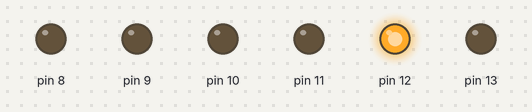
Simulated run of this sketch. Board: Arduino Uno, built with avr-gcc and run on an emulated ATmega328P. On the bench: output pins drawn as LEDs (lit = HIGH).

Above: at 0.3 s.
At 0.7 s:
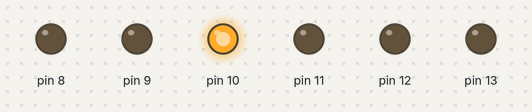
At 1.1 s:
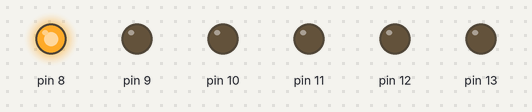
At 1.3 s:
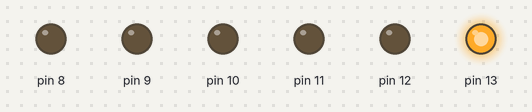
At 2.1 s:
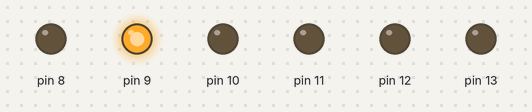
At 2.9 s:
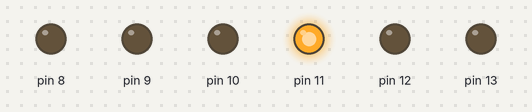
Timing chart, 0 to 3.2 s (numbered marks = the images above):
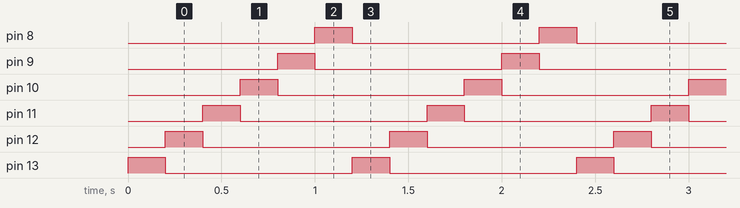

The sketch:

G01_P04_LED_MOVING_RIGHT.ino
```cpp
/*
   Board: Arduino UNO

   Poject Description: One LED ON at a time then
   wait 200ms then next one goes ON when it reach
   the last LED it back again.

   url: https://github.com/sfad/arduino_projects
*/

void setup() {
    DDRB = 0b00111111;       // set pins 0-6 of PORT B as OUTPUT
    digitalWrite(13, HIGH);  // set pin #13 to HIGH
    delay(200);              // wait for 200ms (0.2 second)
}

void loop() {
    PORTB = PORTB & 1
                ? 0x20
                : PORTB >> 1;  // check if bit #1 of PORT B is HIGH let pin #13
                               // HIGH otherwise shitf right one bit
    delay(200);                // wait for 200ms (0.2 second)
}
```

Measured:
- by itself, pin 8–13: alternates HIGH for 0.20 s and LOW for 1.0 s
- by itself, everything shown: repeats every 1.2 s, in 6 steps
